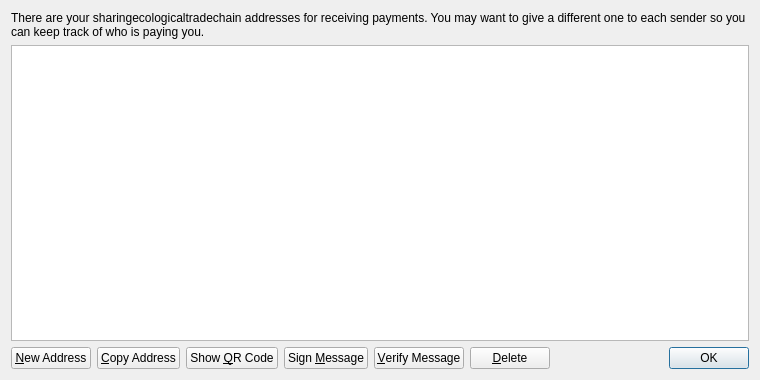
<?xml version="1.0" encoding="UTF-8"?>
<ui version="4.0">
 <class>AddressBookPage</class>
 <widget class="QWidget" name="AddressBookPage">
  <property name="geometry">
   <rect>
    <x>0</x>
    <y>0</y>
    <width>760</width>
    <height>380</height>
   </rect>
  </property>
  <property name="windowTitle">
   <string>Address Book</string>
  </property>
  <layout class="QVBoxLayout" name="verticalLayout">
   <item>
    <widget class="QLabel" name="labelExplanation">
     <property name="text">
      <string>There are your sharingecologicaltradechain addresses for receiving payments. You may want to give a different one to each sender so you can keep track of who is paying you.</string>
     </property>
     <property name="textFormat">
      <enum>Qt::PlainText</enum>
     </property>
     <property name="wordWrap">
      <bool>true</bool>
     </property>
    </widget>
   </item>
   <item>
    <widget class="QTableView" name="tableView">
     <property name="contextMenuPolicy">
      <enum>Qt::CustomContextMenu</enum>
     </property>
     <property name="toolTip">
      <string>Double-click to edit address or label</string>
     </property>
     <property name="tabKeyNavigation">
      <bool>false</bool>
     </property>
     <property name="alternatingRowColors">
      <bool>true</bool>
     </property>
     <property name="selectionMode">
      <enum>QAbstractItemView::SingleSelection</enum>
     </property>
     <property name="selectionBehavior">
      <enum>QAbstractItemView::SelectRows</enum>
     </property>
     <property name="sortingEnabled">
      <bool>true</bool>
     </property>
     <attribute name="verticalHeaderVisible">
      <bool>false</bool>
     </attribute>
    </widget>
   </item>
   <item>
    <layout class="QHBoxLayout" name="horizontalLayout">
     <item>
      <widget class="QPushButton" name="newAddressButton">
       <property name="toolTip">
        <string>Create a new address</string>
       </property>
       <property name="text">
        <string>&amp;New Address</string>
       </property>
       <property name="icon">
        <iconset resource="../bitcoin.qrc">
         <normaloff>:/icons/add</normaloff>:/icons/add</iconset>
       </property>
      </widget>
     </item>
     <item>
      <widget class="QPushButton" name="copyToClipboard">
       <property name="toolTip">
        <string>Copy the currently selected address to the system clipboard</string>
       </property>
       <property name="text">
        <string>&amp;Copy Address</string>
       </property>
       <property name="icon">
        <iconset resource="../bitcoin.qrc">
         <normaloff>:/icons/editcopy</normaloff>:/icons/editcopy</iconset>
       </property>
      </widget>
     </item>
     <item>
      <widget class="QPushButton" name="showQRCode">
       <property name="text">
        <string>Show &amp;QR Code</string>
       </property>
       <property name="icon">
        <iconset resource="../bitcoin.qrc">
         <normaloff>:/icons/qrcode</normaloff>:/icons/qrcode</iconset>
       </property>
      </widget>
     </item>
     <item>
      <widget class="QPushButton" name="signMessage">
       <property name="toolTip">
        <string>Sign a message to prove you own a sharingecologicaltradechain address</string>
       </property>
       <property name="text">
        <string>Sign &amp;Message</string>
       </property>
       <property name="icon">
        <iconset resource="../bitcoin.qrc">
         <normaloff>:/icons/edit</normaloff>:/icons/edit</iconset>
       </property>
      </widget>
     </item>
     <item>
      <widget class="QPushButton" name="verifyMessage">
       <property name="toolTip">
        <string>Verify a message to ensure it was signed with a specified sharingecologicaltradechain address</string>
       </property>
       <property name="text">
        <string>&amp;Verify Message</string>
       </property>
       <property name="icon">
        <iconset resource="../bitcoin.qrc">
         <normaloff>:/icons/transaction_0</normaloff>:/icons/transaction_0</iconset>
       </property>
      </widget>
     </item>
     <item>
      <widget class="QPushButton" name="deleteButton">
       <property name="toolTip">
        <string>Delete the currently selected address from the list</string>
       </property>
       <property name="text">
        <string>&amp;Delete</string>
       </property>
       <property name="icon">
        <iconset resource="../bitcoin.qrc">
         <normaloff>:/icons/remove</normaloff>:/icons/remove</iconset>
       </property>
      </widget>
     </item>
     <item>
      <spacer name="horizontalSpacer">
       <property name="orientation">
        <enum>Qt::Horizontal</enum>
       </property>
       <property name="sizeHint" stdset="0">
        <size>
         <width>40</width>
         <height>20</height>
        </size>
       </property>
      </spacer>
     </item>
     <item>
      <widget class="QDialogButtonBox" name="buttonBox">
       <property name="sizePolicy">
        <sizepolicy hsizetype="Maximum" vsizetype="Fixed">
         <horstretch>0</horstretch>
         <verstretch>0</verstretch>
        </sizepolicy>
       </property>
       <property name="standardButtons">
        <set>QDialogButtonBox::Ok</set>
       </property>
      </widget>
     </item>
    </layout>
   </item>
  </layout>
 </widget>
 <resources>
  <include location="../bitcoin.qrc"/>
 </resources>
 <connections/>
</ui>
